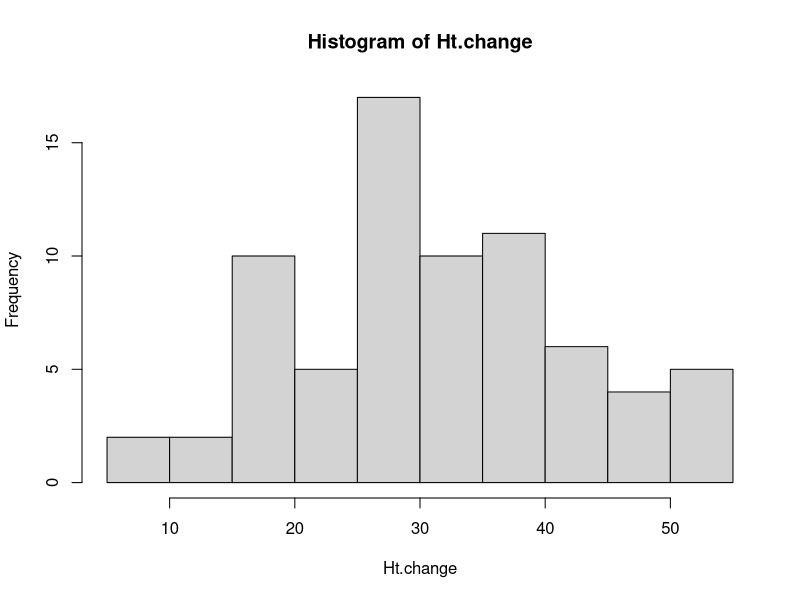
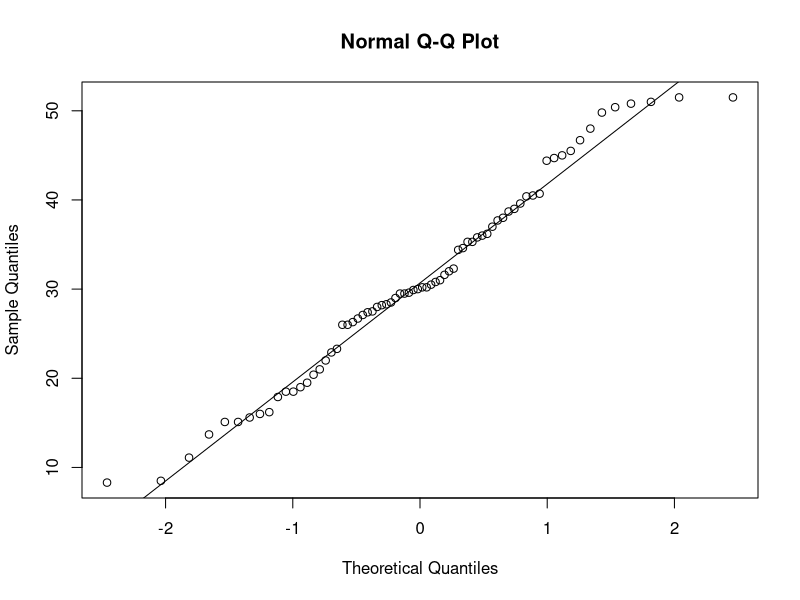

Here is the R script that generated these plots, in order:
spruces<-read.csv("Spruce.csv")

#a
Ht.change<-spruces$Ht.change
summary(Ht.change)

#b
hist(Ht.change)
qqnorm(Ht.change)
qqline(Ht.change)

#c


